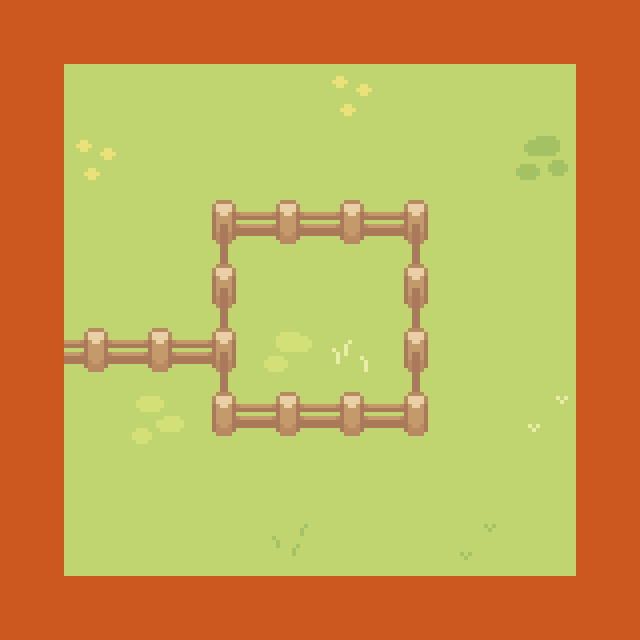

A 2D game scene composited from a Tiled map and its tileset images. What follows is a short description and the map's XML, with every tile layer's data as written:
An orthogonal 10x10 tile map with 64x64 px tiles, 4 tile layers (Water, Ground, Fencing, Collision), 4 tilesets and 2 objects (Start).

<map version="1.9" tiledversion="1.9.2" orientation="orthogonal" renderorder="right-down" width="10" height="10" tilewidth="64" tileheight="64" infinite="0" nextlayerid="9" nextobjectid="3">
 <tileset firstgid="1" source="Tilesets/Grass.tsx" />
 <tileset firstgid="81" source="Tilesets/Fences.tsx" />
 <tileset firstgid="97" source="Tilesets/interaction.tsx" />
 <tileset firstgid="99" source="Tilesets/Objects.tsx" />
 <layer id="8" name="Water" width="10" height="10">
  <data encoding="csv">
0,0,0,0,0,0,0,0,0,0,
0,0,0,0,0,0,0,0,0,0,
0,0,0,0,0,0,0,0,0,0,
0,0,0,0,0,0,0,0,0,0,
0,0,0,0,0,0,0,0,0,0,
0,0,0,0,0,0,0,0,0,0,
0,0,0,0,0,0,0,0,0,0,
0,0,0,0,0,0,0,0,0,0,
0,0,0,0,0,0,0,0,0,0,
0,0,0,0,0,0,0,0,0,0
</data>
 </layer>
 <layer id="1" name="Ground" width="10" height="10">
  <data encoding="csv">
43,43,43,43,43,43,43,43,43,43,
43,43,43,43,43,6,43,43,43,43,
43,6,43,43,43,43,43,43,5,43,
43,43,43,43,43,43,43,43,43,43,
3,43,43,43,43,43,43,43,43,43,
43,43,43,43,15,11,43,43,43,43,
43,43,14,43,43,43,43,43,12,43,
43,43,43,43,43,43,43,43,43,43,
43,43,43,43,1,43,43,2,43,43,
43,43,43,43,43,43,43,43,43,43
</data>
 </layer>
 <layer id="2" name="Fencing" width="10" height="10">
  <data encoding="csv">
82,95,95,95,95,95,83,95,95,84,
85,0,0,0,0,0,0,0,0,85,
85,0,0,0,0,0,0,0,0,85,
85,0,0,82,95,95,84,0,0,85,
85,0,0,85,0,0,85,0,0,85,
86,95,95,88,0,0,85,0,0,85,
85,0,0,90,95,95,92,0,0,85,
85,0,0,0,0,0,0,0,0,85,
85,0,0,0,0,0,0,0,0,85,
90,95,95,91,95,95,95,95,95,92
</data>
 </layer>
 <objectgroup id="7" name="Trees">
  <object id="2" gid="105" x="67" y="500" width="56" height="116" />
 </objectgroup>
 <objectgroup id="6" name="Player">
  <object id="1" name="Start" x="95" y="300">
   <point />
  </object>
 </objectgroup>
 <layer id="4" name="Collision" width="10" height="10">
  <data encoding="csv">
98,98,98,98,98,98,98,98,98,98,
98,0,0,0,0,0,0,0,0,98,
98,0,0,0,0,0,0,0,0,98,
98,0,0,0,0,0,0,0,0,98,
98,0,0,0,0,0,0,0,0,98,
98,0,0,0,0,0,0,0,0,98,
98,0,0,0,0,0,0,0,0,98,
98,0,0,0,0,0,0,0,0,98,
98,0,0,0,0,0,0,0,0,98,
98,98,98,98,98,98,98,98,98,98
</data>
 </layer>
</map>
